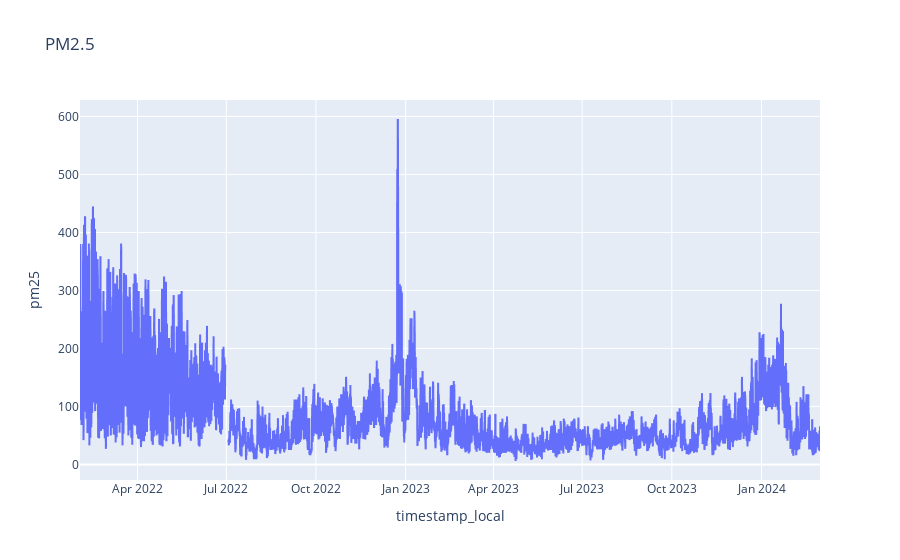

The notebook cell this image was saved under:
### Code cell
import plotly.express as px
fig = px.line(df_indexed,y='pm25',title='PM2.5')

# fig.update_xaxes(rangeslider_visible=True)
fig.show()

### Figure 1 — Plotly figure (JSON) as saved in the notebook; plotly's stock layout.template omitted (floating-point values rounded to 4 significant figures; data arrays with more than 128 entries replaced by an {"elided": "..."} marker saying what was removed)
{"data": [{"hovertemplate": "timestamp_local=%{x}<br>pm25=%{y}<extra></extra>", "legendgroup": "", "line": {"color": "#636efa", "dash": "solid"}, "marker": {"symbol": "circle"}, "mode": "lines", "name": "", "showlegend": false, "type": "scattergl", "x": {"elided": "18218 str values"}, "xaxis": "x", "y": {"elided": "18218 float values"}, "yaxis": "y"}], "layout": {"legend": {"tracegroupgap": 0}, "title": {"text": "PM2.5"}, "xaxis": {"anchor": "y", "domain": [0, 1], "title": {"text": "timestamp_local"}}, "yaxis": {"anchor": "x", "domain": [0, 1], "title": {"text": "pm25"}}}}
